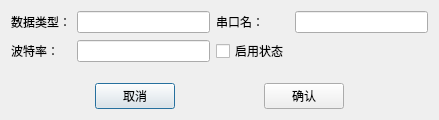
<?xml version="1.0" encoding="UTF-8"?>
<ui version="4.0">
 <class>DataComConfigDlg</class>
 <widget class="QDialog" name="DataComConfigDlg">
  <property name="geometry">
   <rect>
    <x>0</x>
    <y>0</y>
    <width>439</width>
    <height>120</height>
   </rect>
  </property>
  <property name="windowTitle">
   <string>Dialog</string>
  </property>
  <layout class="QVBoxLayout" name="verticalLayout">
   <item>
    <layout class="QGridLayout" name="gridLayout">
     <item row="0" column="0">
      <widget class="QLabel" name="label">
       <property name="text">
        <string>数据类型：</string>
       </property>
      </widget>
     </item>
     <item row="0" column="1">
      <widget class="QLineEdit" name="comtype"/>
     </item>
     <item row="0" column="2">
      <widget class="QLabel" name="label_2">
       <property name="text">
        <string>串口名：</string>
       </property>
      </widget>
     </item>
     <item row="0" column="3">
      <widget class="QLineEdit" name="comname"/>
     </item>
     <item row="1" column="0">
      <widget class="QLabel" name="label_3">
       <property name="text">
        <string>波特率：</string>
       </property>
      </widget>
     </item>
     <item row="1" column="1">
      <widget class="QLineEdit" name="combraud"/>
     </item>
     <item row="1" column="2">
      <widget class="QCheckBox" name="startchk">
       <property name="text">
        <string>启用状态</string>
       </property>
      </widget>
     </item>
    </layout>
   </item>
   <item>
    <spacer name="verticalSpacer">
     <property name="orientation">
      <enum>Qt::Vertical</enum>
     </property>
     <property name="sizeHint" stdset="0">
      <size>
       <width>20</width>
       <height>58</height>
      </size>
     </property>
    </spacer>
   </item>
   <item>
    <layout class="QHBoxLayout" name="horizontalLayout">
     <item>
      <spacer name="horizontalSpacer_2">
       <property name="orientation">
        <enum>Qt::Horizontal</enum>
       </property>
       <property name="sizeHint" stdset="0">
        <size>
         <width>40</width>
         <height>20</height>
        </size>
       </property>
      </spacer>
     </item>
     <item>
      <widget class="QPushButton" name="cancelbtn">
       <property name="text">
        <string>取消</string>
       </property>
      </widget>
     </item>
     <item>
      <spacer name="horizontalSpacer">
       <property name="orientation">
        <enum>Qt::Horizontal</enum>
       </property>
       <property name="sizeHint" stdset="0">
        <size>
         <width>40</width>
         <height>20</height>
        </size>
       </property>
      </spacer>
     </item>
     <item>
      <widget class="QPushButton" name="okbtn">
       <property name="text">
        <string>确认</string>
       </property>
      </widget>
     </item>
     <item>
      <spacer name="horizontalSpacer_3">
       <property name="orientation">
        <enum>Qt::Horizontal</enum>
       </property>
       <property name="sizeHint" stdset="0">
        <size>
         <width>40</width>
         <height>20</height>
        </size>
       </property>
      </spacer>
     </item>
    </layout>
   </item>
  </layout>
 </widget>
 <resources/>
 <connections/>
</ui>
